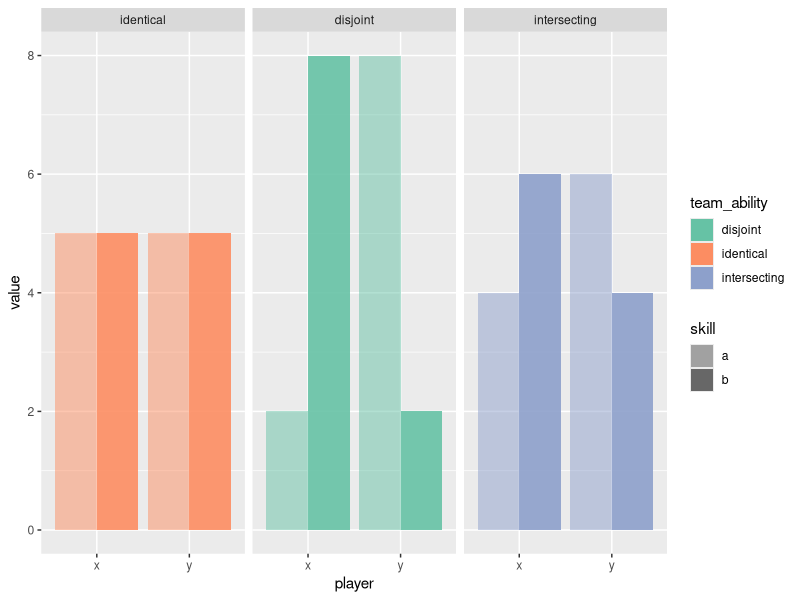

R code for this plot: (Note: this script raises an error after producing the figure.)
# ---- setup
library(magrittr)
library(dplyr)
library(ggplot2)
library(grid)

team_structures <- c("diachronic", "sychronic")
team_abilities <- c("identical", "disjoint", "intersecting")
skills <- c("a", "b")
players <- c("x", "y")

recode_team_abilities <- function(frame) {
  data_frame(
    team_ability = team_abilities,
    team_ability_label = factor(team_abilities, levels = team_abilities)
  ) %>%
    left_join(frame, .)
}

# ---- team-abilities
preds <- expand.grid(
  skill = skills,
  player = players,
  team_ability = team_abilities,
  stringsAsFactors = FALSE
) %>% select(team_ability, player, skill)
preds
#    team_ability player skill
# 1     identical      x     a
# 2     identical      x     b
# 3     identical      y     a
# 4     identical      y     b
# 5      disjoint      x     a
# 6      disjoint      x     b
# 7      disjoint      y     a
# 8      disjoint      y     b
# 9  intersecting      x     a
# 10 intersecting      x     b
# 11 intersecting      y     a
# 12 intersecting      y     b
preds$value <- c(5, 5, 5, 5,
                 2, 8, 8, 2,
                 4, 6, 6, 4)

preds %<>%
  recode_team_abilities()

ggplot(preds, aes(x = player, y = value)) +
  geom_bar(aes(group = skill, fill = team_ability, alpha = skill),
           stat = "identity", position = "dodge") +
  facet_wrap("team_ability_label", nrow = 1) +
  scale_fill_brewer(palette = "Set2") +
  scale_alpha_manual(values = c(0.5, 0.9))

# ---- search-areas
ellipse_x <- function(t, x0, a) x0 + a * cos(t)
ellipse_y <- function(t, y0, b) y0 + b * sin(t)

search_areas <- list(
  overlapping = function(player) {
    data_frame(
      player = player,
      team_ability = "identical",
      a = ellipse_x(t, 0.5, 10),
      b = ellipse_y(t, 0.5, 10)
    )
  },
  disjoint = function(player) {
    args <- list(
      x = list(x0 = 0.5, y0 = 0.5, a = 20, b = 5),
      y = list(x0 = 0.5, y0 = 0.5, a = 5, b = 20)
    )[[player]]
    data_frame(
      player = player,
      team_ability = "disjoint",
      a = ellipse_x(t, args[["x0"]], args[["a"]]),
      b = ellipse_y(t, args[["y0"]], args[["b"]])
    )
  },
  intersecting = function(player) {
    data_frame(
      player = player,
      team_ability = "intersecting",
      a = ellipse_x(t, 0.5, 10),
      b = ellipse_y(t, 0.5, 10)
    )
  }
)

spotlight_coords <- lapply(search_areas, function(area_fn) {
    # generate areas for players x and y
    bind_rows(area_fn('x'), area_fn('y'))
  }) %>%
  # bind across area_fns
  bind_rows()

ggplot(spotlight_coords, aes(a, b, group = player)) +
  geom_line() +
  facet_wrap("team_ability")
